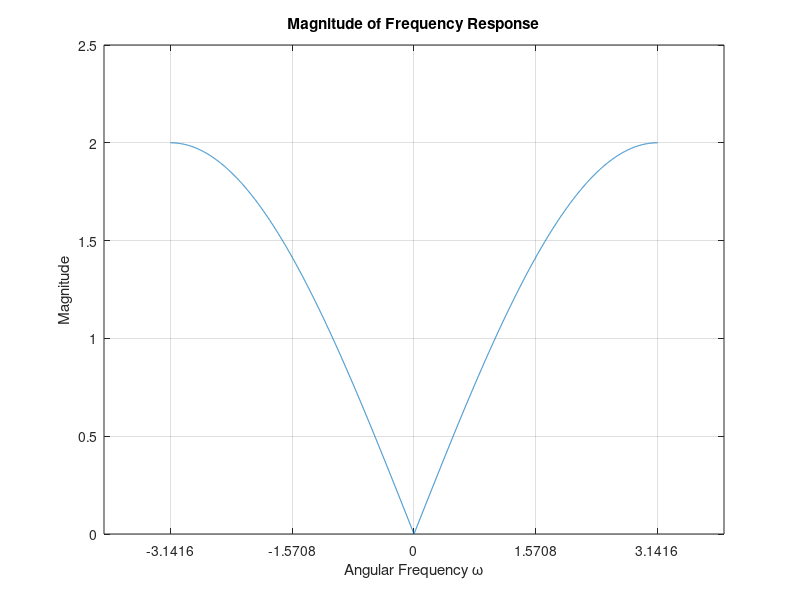

This chart was generated by the following MATLAB code:
w = linspace(-pi, pi, 5000);

H = 1 - exp(-1i * w);

figure;
plot(w, abs(H));
title('Magnitude of Frequency Response');
xlabel('Angular Frequency \omega');
ylabel('Magnitude');
grid on;
ylim([0, 2.5]);
xticks([-pi, -pi/2, 0, pi/2, pi]);

print('H_2.png', '-dpng', '-r300');  % 300 dots per inch (dpi)

